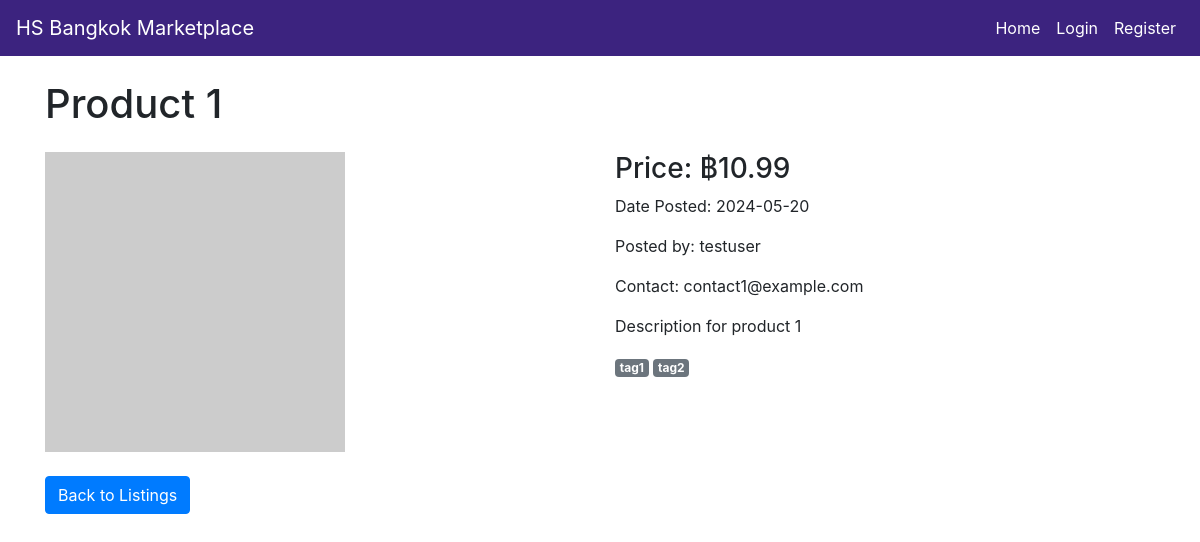
Page /product/1 on the committed database.
### app.py (models this page shows)
class Product(db.Model):
    id = db.Column(db.Integer, primary_key=True)
    name = db.Column(db.String(100), nullable=False)
    description = db.Column(db.Text, nullable=False)
    price = db.Column(db.Float, nullable=False)
    image_url = db.Column(db.String(200))
    contact_details = db.Column(db.String(200), nullable=False)
    tags = db.Column(db.String(200))
    date_posted = db.Column(db.DateTime, nullable=False, default=datetime.utcnow)
    owner_id = db.Column(db.Integer, db.ForeignKey("user.id"), nullable=False)
    owner = db.relationship("User", backref=db.backref("products", lazy=True))

class User(db.Model):
    id = db.Column(db.Integer, primary_key=True)
    username = db.Column(db.String(100), unique=True, nullable=False)
    password = db.Column(db.String(100), nullable=False)

### app.py (the view)
@app.route("/product/<int:product_id>")
def product_detail(product_id):
    product = Product.query.get_or_404(product_id)
    return render_template("product_detail.html", product=product)

### templates/product_detail.html (shortened to what this page needs)
{% extends "layout.html" %}
{% block content %}
<h1 class="mb-4">{{ product.name }}</h1>
<div class="row">
    <div class="col-md-6">
        <img src="{{ product.image_url }}" class="img-fluid" alt="{{ product.name }}">
    </div>
    <div class="col-md-6">
        <h3>Price: ฿{{ product.price }}</h3>
        <p>Date Posted: {{ product.date_posted.strftime('%Y-%m-%d') }}</p>
        <p>Posted by: {{ product.owner.username }}</p>
        <p>Contact: {{ product.contact_details }}</p>
        <p>{{ product.description }}</p>
        <div>
            {% for tag in product.tags.split(',') %}
            <span class="badge badge-secondary">{{ tag }}</span>
            {% endfor %}
        </div>
    </div>
</div>
<a href="{{ url_for('index') }}" class="btn btn-primary mt-4">Back to Listings</a>
{% endblock %}

### rows in the picture
Product: name "Product 1", price "10.99", date_posted "2024-05-20", contact_details "contact1@example.com", description "Description for product 1"
User: owner.username "testuser"

### other values in the picture
{{ tag }} "tag1" "tag2"
